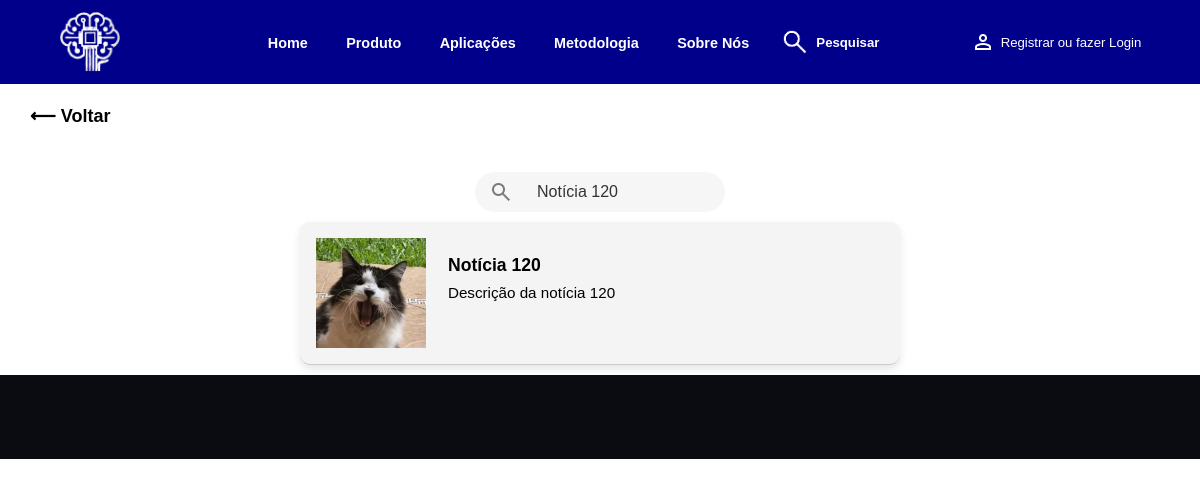
Page /pesquisa.php?busca=Notícia 120 on the committed database.
### tables this page shows
CREATE TABLE noticias (
  noticiaID INT AUTO_INCREMENT PRIMARY KEY,
  titulo VARCHAR(150) NOT NULL,
  descricao TEXT NOT NULL,
  texto TEXT NOT NULL,
  foto VARCHAR(255),
  usuarioID INT NOT NULL,
  data_criacao DATETIME NOT NULL DEFAULT CURRENT_TIMESTAMP,
  CONSTRAINT fk_noticia_usuario FOREIGN KEY (usuarioID) REFERENCES usuarios(usuarioID) ON DELETE CASCADE ON UPDATE CASCADE
);

### pesquisa.php (the view, shortened to what this page needs)
<?php
include_once './includes/_header.php';
?>
<?php
$busca = '';
$where = "";
if (isset($_GET['busca']) && trim($_GET['busca']) !== '') {
    $busca = mysqli_real_escape_string($conn, $_GET['busca']);
    $where = " WHERE titulo LIKE '%$busca%' OR descricao LIKE '%$busca%' ";
}
$por_pagina = 10;
$pagina_atual = isset($_GET['pagina']) && is_numeric($_GET['pagina']) ? (int)$_GET['pagina'] : 1;
$offset = ($pagina_atual - 1) * $por_pagina;
$sql = "SELECT noticiaID, titulo, descricao, foto
        FROM noticias
        $where
        ORDER BY data_criacao DESC
        LIMIT $por_pagina OFFSET $offset";
$resultado = mysqli_query($conn, $sql);
?>
<main>
    <a href="index.php" class="voltar">&#10229; Voltar</a>
    <div class="mainsearch">
    <form class="search-form" method="GET" action="">
        <div class="search">
            <span class="search-icon material-symbols-outlined">search</span>
            <input
                class="search-input"
                type="search"
                name="busca"
                placeholder="Pesquisar"
                value="<?php echo htmlspecialchars($busca); ?>"
                autocomplete="off"
            >
        </div>
    </form>
    <?php
    if (mysqli_num_rows($resultado) > 0) {
        while ($dado = mysqli_fetch_assoc($resultado)) {
            $id = $dado['noticiaID'];
            $titulo = htmlspecialchars($dado['titulo']);
            $descricao = htmlspecialchars($dado['descricao']);
    ?>
            <a href="noticia.php?noticiaID=<?php echo $id; ?>" class="Resultado">
                <?php if (!empty($dado['foto'])): ?>
                <div class="Resultado-img">
                    <?php
                        $foto = $dado['foto'];
                        $fotoURL = (filter_var($foto, FILTER_VALIDATE_URL)) ? $foto : './image/' . $foto;
                    ?>
                    <img src="<?php echo htmlspecialchars($fotoURL); ?>" alt="<?php echo htmlspecialchars($noticia['titulo']); ?>">
                </div>
                <?php endif; ?>
                <div class="Resultado-Texto">
                    <h2><?php echo $titulo; ?></h2>
                    <p><?php echo $descricao; ?></p>
                </div>
            </a>
    <?php
        }
    } else {
        if ($busca !== '') {
            echo '<p class="no-results">Nenhuma notícia encontrada para: ' . htmlspecialchars($busca) . '</p>';
        } else {
            echo '<p class="no-results">Nenhuma notícia disponível no momento.</p>';
        }
    }
    ?>
</main>
<?php
include_once './includes/_footer.php';
?>

### assets/style.css (style rules this page uses)
* { padding: 0; margin: 0; outline: none; border: none; transition: 0.2s linear; box-sizing: border-box; }
body { font-family: Arial, sans-serif; }
p { text-align: justify; }

### assets/style3.css (style rules this page uses)
* { font-family: Arial; text-align: justify; }
.search-form { width: 35%; display: flex; justify-content: center; }
.search { --padding: 14px; min-width: 250px; width: 60%; height: 40px; display: flex; align-items: center; padding: var(--padding); border-radius: 30px; background: #f6f6f6; transition: box-shadow 0.25s, width 0.4s ease, height 0.4s ease; box-sizing: border-box; }
.search-input { font-size: 1rem; font-family: 'Lexend', sans-serif; color: #333333; margin-left: var(--padding); outline: none; border: none; background: transparent; width: 100%; height: 120%; padding: 0 10px; }
.search-input::placeholder, .search-icon { color: rgba(0, 0, 0, 0.5); }
a.Resultado { display: flex; align-items: flex-start; gap: 1rem; padding: 1rem; border-bottom: 1px solid #ccc; text-decoration: none; color: inherit; transition: background-color 0.2s; }
.Resultado { display: flex; background-color: #f4f4f4; border-radius: 10px; overflow: hidden; box-shadow: 0 4px 8px rgba(0,0,0,0.1); transition: transform 0.2s ease; width: 100%; max-width: 600px; margin: 10px auto; }
.Resultado-img { width: 20%; display: flex; align-items: center; }
.Resultado-img img { width: 100%; height: auto; object-fit: cover; }
.Resultado-Texto { display: flex; flex-direction: column; width: 80%; padding: 3% 3% 3% 1%; overflow: hidden; box-sizing: border-box; }
.Resultado-Texto h2 { font-size: 1.1rem; font-weight: bold; margin: 0 0 8px; word-break: break-word; white-space: normal; }
.Resultado-Texto p { font-size: 0.95rem; margin: 0; word-break: break-word; white-space: normal; }
html { height: 100vh; }
.mainsearch { display: flex; align-items: center; height: auto; margin: 0; background-color: #ffffff; margin-top: 3%; padding: 0 1rem; flex-direction: column; }

### assets/stylelogin.css (style rules this page uses)
* { margin: 0px; padding: 0px; font-family: Arial; }
input::placeholder, select { font-size: 1.3vw; }
html { height: 100%; }
.voltar { margin: 1vw 0vw 0vw 1vw; width: 10%; font-size: 1.5vw; text-decoration: none; color: black; padding: 0.5em 1em; border-radius: 0.5em; font-weight: bold; display: flex; }

### rows in the picture
noticias: foto (picture), titulo "Notícia 120", descricao "Descrição da notícia 120"
